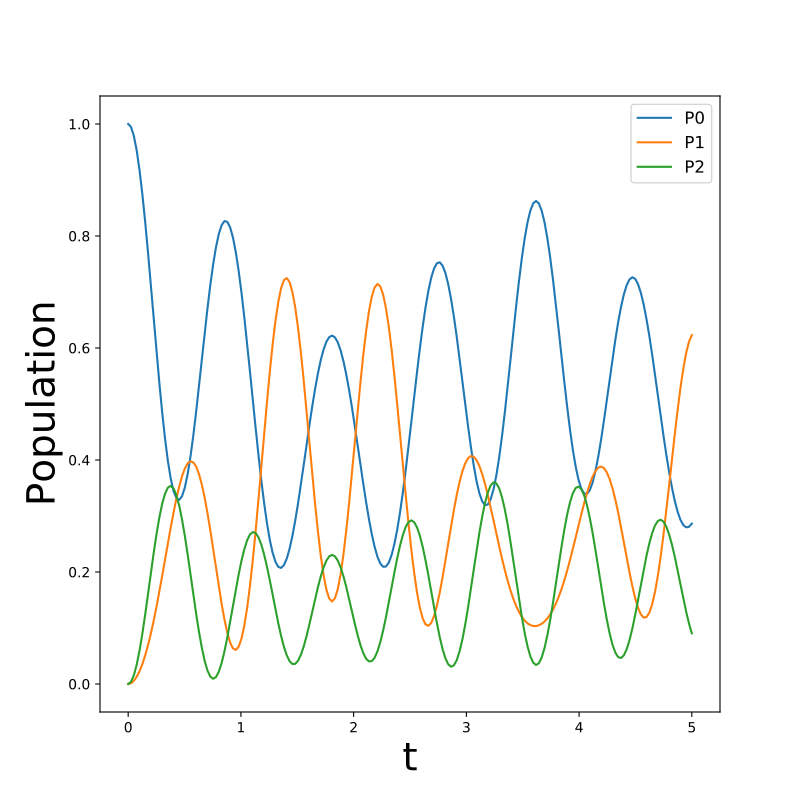

Reproduce this figure in Python.
# The size of the system:
N_sys = 3

def proj(i, j):
    """ A helper function for creating an interaction operator. """
    return basis(N_sys, i) * basis(N_sys, j).dag()

# Construct one bath for each system state:
baths = []
for i in range(N_sys):
    Q = proj(i, i)
    baths.append(DrudeLorentzBath(Q, lam, gamma, T, Nk))

# Construct the system Liouvillian from the system Hamiltonian and
# bath expansion terminators:
H_sys = sum((i + 0.5) * eps * proj(i, i) for i in range(N_sys))
H_sys += sum(
  (i + j + 0.5) * Del * proj(i, j)
  for i in range(N_sys) for j in range(N_sys)
  if i != j
)
HL = liouvillian(H_sys) + sum(bath.terminator()[1] for bath in baths)

# Construct the solver (pass a list of baths):
solver = HEOMSolver(HL, baths, max_depth=max_depth, options=options)

# Run the solver:
rho0 = basis(N_sys, 0) * basis(N_sys, 0).dag()
tlist = np.linspace(0, 5, 200)
e_ops = {
    f"P{i}": proj(i, i)
    for i in range(N_sys)
}
result = solver.run(rho0, tlist, e_ops=e_ops)

# Plot populations:
fig, axes = plt.subplots(1, 1, sharex=True, figsize=(8,8))
for label, values in result.expect.items():
    axes.plot(result.times, values, label=label)
axes.set_xlabel(r't', fontsize=28)
axes.set_ylabel(r"Population", fontsize=28)
axes.legend(loc=0, fontsize=12)
